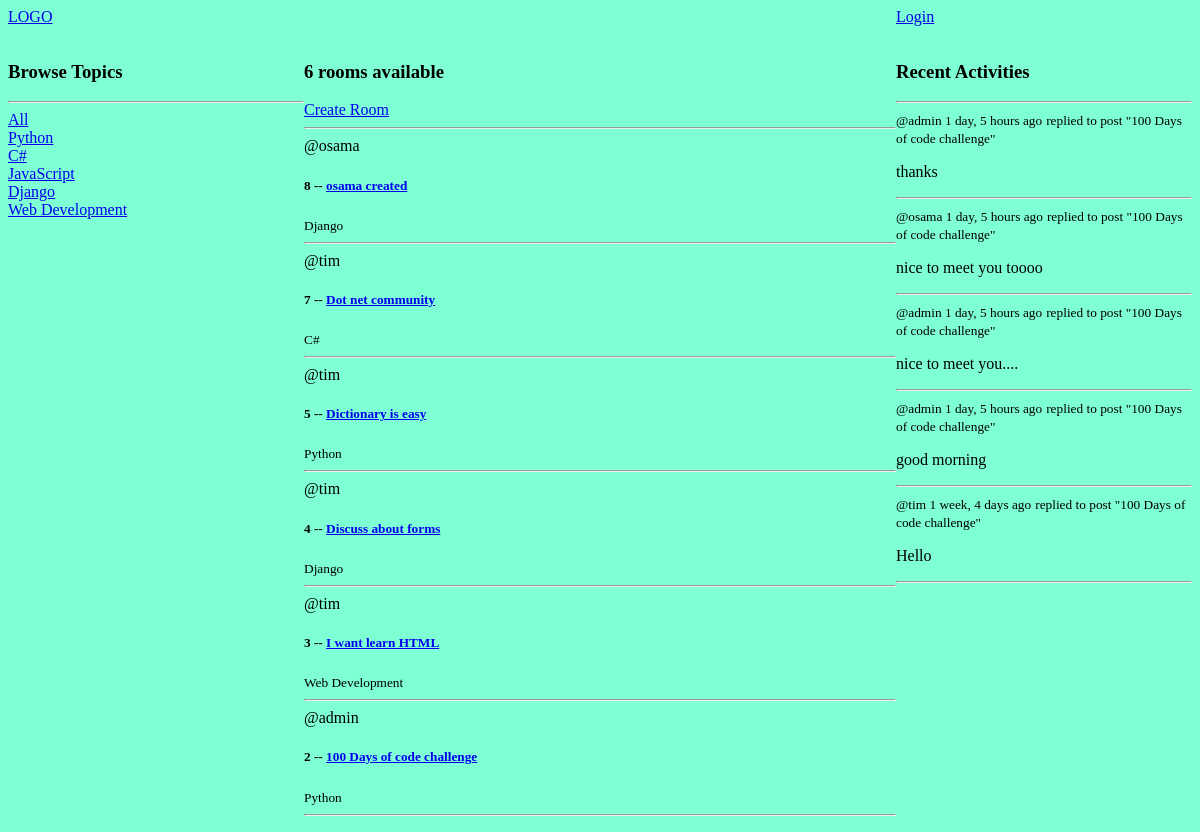
/, run on an earlier commit of the app's database.
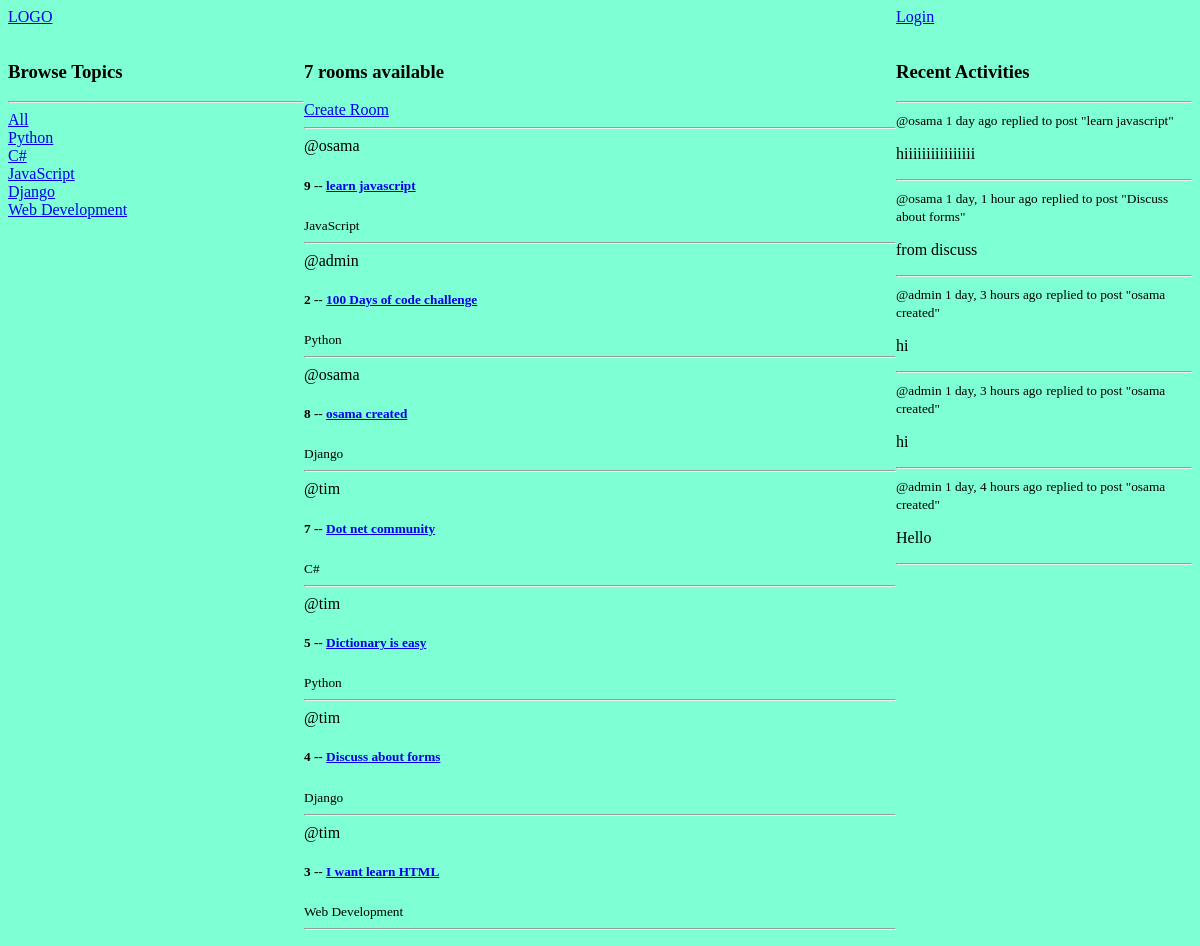
And on a later commit of the database.
### base/models.py (models this page shows, shortened)
class Topic(models.Model):
    name = models.CharField(max_length = 200)

class Room(models.Model):
    host = models.ForeignKey(User, on_delete=models.SET_NULL, null=True)
    topic = models.ForeignKey(Topic, on_delete=models.SET_NULL, null=True)
    name = models.CharField(max_length = 200)
    description = models.TextField(null=True, blank=True)
    participants = models.ManyToManyField(User, related_name='participants', blank=True)
    updated = models.DateTimeField(auto_now=True, auto_now_add=False)
    created = models.DateTimeField(auto_now=False, auto_now_add=True)
    class Meta:
        ordering = ['-updated', '-created']
    def __str__(self) -> str:
        return self.name

class Message(models.Model):
    user = models.ForeignKey(User, on_delete=models.CASCADE)
    room = models.ForeignKey(Room, on_delete=models.CASCADE)
    body = models.CharField(max_length=300)
    updated = models.DateTimeField(auto_now=True, auto_now_add=False)
    created = models.DateTimeField(auto_now=False, auto_now_add=True)
    class Meta:
        ordering = ['-created']
    def __str__(self) -> str:
        return self.body[0:50]

### base/views.py (the view)
# urls.py: path('', views.home, name='home'),
def home(request):
    q = request.GET.get('q') if request.GET.get('q') != None else ''
    rooms = Room.objects.filter(
        Q(topic__name__icontains=q) |
        Q(name__icontains=q) |
        Q(description__icontains=q)
        )
    room_count = rooms.count()
    topics = Topic.objects.all()
    messages = Message.objects.filter(Q(room__topic__name__icontains=q))[:5]
    context = {'rooms': rooms, 'topics': topics, 'room_count': room_count,
               'recent_messages': messages}
    return render(request, 'base/home.html', context)

### base/templates/base/home.html (shortened to what this page needs)
{% extends 'main.html' %}
{% block content %}
    <div class="home-container">
        <div>
            {% include 'base/topics_component.html' %}
        </div>
        <div>
            <h3>{{room_count}} rooms available</h3>
            <a href="{% url 'createRoom' %}">Create Room</a>
            <hr>
            <div>
                {% for room in rooms %}
                    <span>@{{ room.host.username }}</span>
                    <div>
                        <h5>{{ room.id }} -- <a href="{% url 'room' room.id %}">{{ room.name }}</a></h5>
                    </div>
                    <small>{{ room.topic.name }}</small>
                    <hr>
                {% endfor %}
            </div>
        </div>
        <div>
            {% include 'base/activity_component.html' %}
        </div>
    </div>
{% endblock content %}

### base/templates/base/topics_component.html
<h3>Browse Topics</h3>
<hr>
<div>
    <a href="{% url 'home' %}">All</a>
</div>
{% for topic in topics %}
    <div>
        <a href="{% url 'home' %}?q={{topic.name}}">{{topic.name}}</a>
    </div>
{% endfor %}

### base/templates/base/activity_component.html (shortened to what this page needs)
<h3>Recent Activities</h3>
<hr>
{% for message in recent_messages %}
    <div>
        <small>@{{message.user}}   {{message.created|timesince}} ago</small>
        <small>replied to post "{{message.room}}"</small>
        <p>{{message}}</p>
        <hr>
    </div>
{% endfor %}

What changed in the data, as far as the page shows it:
no longer on this page (row unchanged): Message: user "admin", created "1 day, 5 hours", room "100 Days of code challenge", body "thanks"
removed Message: user "osama", created "1 day, 5 hours", room "100 Days of code challenge", body "nice to meet you toooo"
no longer on this page (row unchanged): Message: user "admin", created "1 day, 5 hours", room "100 Days of code challenge", body "nice to meet you...."
no longer on this page (row unchanged): Message: user "admin", created "1 day, 5 hours", room "100 Days of code challenge", body "good morning"
no longer on this page (row unchanged): Message: user "tim", created "1 week, 4 days", room "100 Days of code challenge", body "Hello"
added Room: host.username "osama", id "9", name "learn javascript", topic.name "JavaScript"
changed Room "100 Days of code challenge": moves up the list
added Message: user "osama", created "1 day", room "learn javascript", body "hiiiiiiiiiiiiiiii"
added Message: user "osama", created "1 day, 1 hour", room "Discuss about forms", body "from discuss"
added Message: user "admin", created "1 day, 3 hours", room "osama created", body "hi"
added Message: user "admin", created "1 day, 3 hours", room "osama created", body "hi"
added Message: user "admin", created "1 day, 4 hours", room "osama created", body "Hello"
Also different on the page:
{{ room_count }}: "6" → "7"
